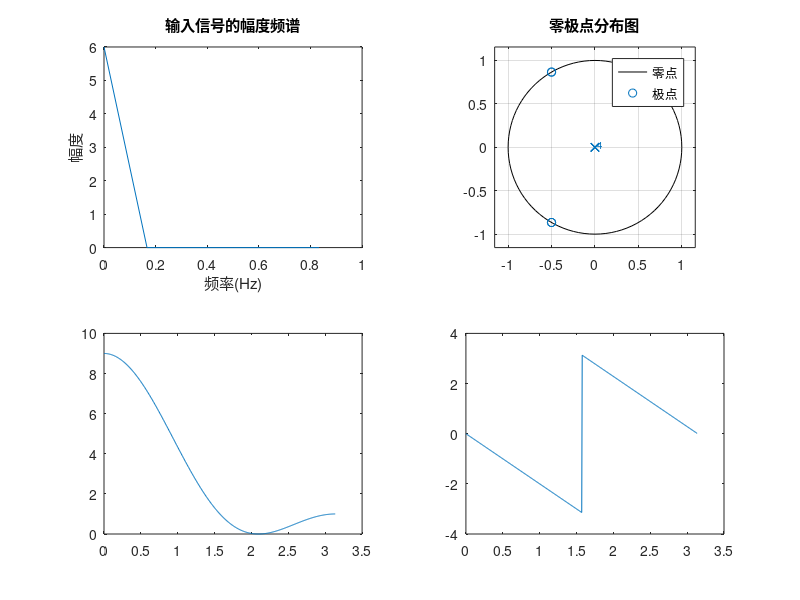

This figure's MATLAB source:
hn = [1,2,3,2,1];
xn = [1,1,1,1,1,1];
yn = conv(xn,hn);

%第一题
X=fft(xn,length(xn));
f = (0:length(X)-1)*(1/length(X)); % 频率坐标
figure(1);
subplot(221);
plot(f,abs(X));
xlabel("频率(Hz)");
ylabel("幅度");
title("输入信号的幅度频谱");
%第二题
subplot(222);
zplane(hn,1);
title("零极点分布图")
legend("零点","极点")
%第三题
[H,w] = freqz(hn,1);
subplot(223);
plot(w,abs(H));
subplot(224);
plot(w,angle(H));
